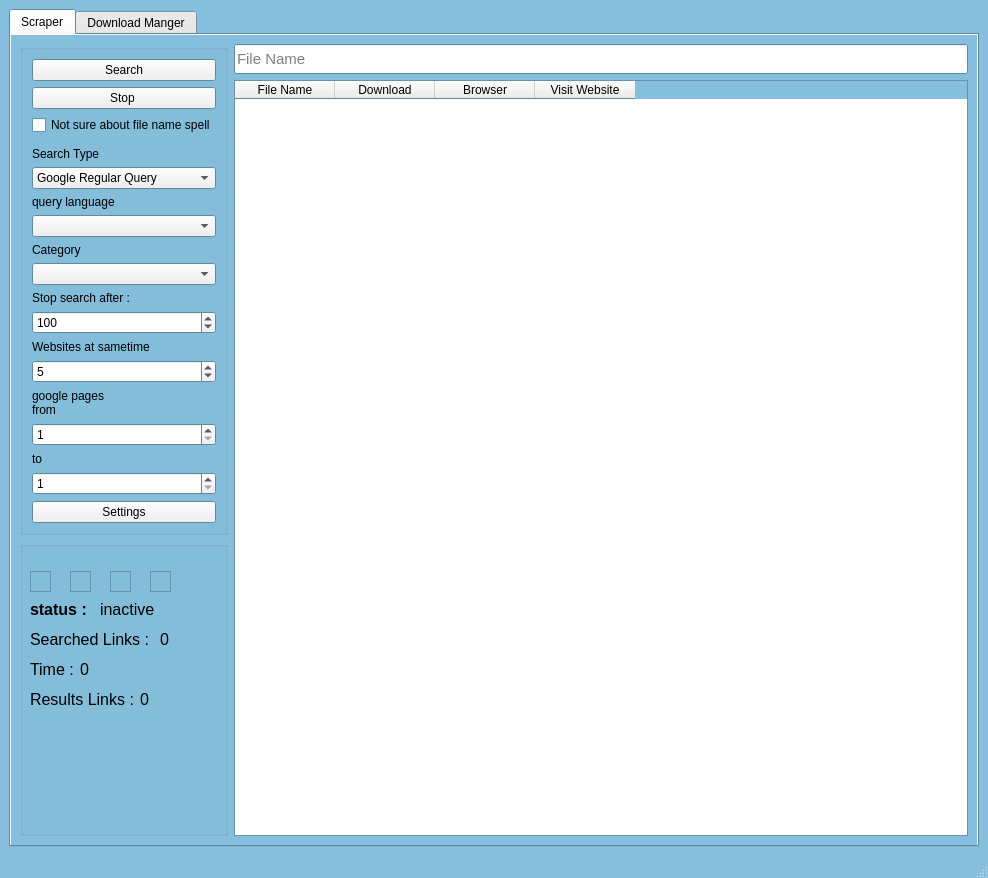
<?xml version="1.0" encoding="UTF-8"?>
<ui version="4.0">
 <class>MainWindow</class>
 <widget class="QMainWindow" name="MainWindow">
  <property name="geometry">
   <rect>
    <x>0</x>
    <y>0</y>
    <width>988</width>
    <height>878</height>
   </rect>
  </property>
  <property name="palette">
   <palette>
    <active>
     <colorrole role="Base">
      <brush brushstyle="SolidPattern">
       <color alpha="255">
        <red>255</red>
        <green>255</green>
        <blue>255</blue>
       </color>
      </brush>
     </colorrole>
     <colorrole role="Window">
      <brush brushstyle="SolidPattern">
       <color alpha="255">
        <red>134</red>
        <green>191</green>
        <blue>221</blue>
       </color>
      </brush>
     </colorrole>
    </active>
    <inactive>
     <colorrole role="Base">
      <brush brushstyle="SolidPattern">
       <color alpha="255">
        <red>255</red>
        <green>255</green>
        <blue>255</blue>
       </color>
      </brush>
     </colorrole>
     <colorrole role="Window">
      <brush brushstyle="SolidPattern">
       <color alpha="255">
        <red>134</red>
        <green>191</green>
        <blue>221</blue>
       </color>
      </brush>
     </colorrole>
    </inactive>
    <disabled>
     <colorrole role="Base">
      <brush brushstyle="SolidPattern">
       <color alpha="255">
        <red>134</red>
        <green>191</green>
        <blue>221</blue>
       </color>
      </brush>
     </colorrole>
     <colorrole role="Window">
      <brush brushstyle="SolidPattern">
       <color alpha="255">
        <red>134</red>
        <green>191</green>
        <blue>221</blue>
       </color>
      </brush>
     </colorrole>
    </disabled>
   </palette>
  </property>
  <property name="windowTitle">
   <string>MainWindow</string>
  </property>
  <widget class="QWidget" name="centralwidget">
   <layout class="QGridLayout" name="gridLayout">
    <item row="0" column="0">
     <widget class="QTabWidget" name="content_tab">
      <property name="tabShape">
       <enum>QTabWidget::Rounded</enum>
      </property>
      <property name="currentIndex">
       <number>0</number>
      </property>
      <widget class="QWidget" name="tab">
       <property name="palette">
        <palette>
         <active>
          <colorrole role="Base">
           <brush brushstyle="SolidPattern">
            <color alpha="255">
             <red>255</red>
             <green>255</green>
             <blue>255</blue>
            </color>
           </brush>
          </colorrole>
          <colorrole role="Window">
           <brush brushstyle="SolidPattern">
            <color alpha="255">
             <red>134</red>
             <green>191</green>
             <blue>221</blue>
            </color>
           </brush>
          </colorrole>
         </active>
         <inactive>
          <colorrole role="Base">
           <brush brushstyle="SolidPattern">
            <color alpha="255">
             <red>255</red>
             <green>255</green>
             <blue>255</blue>
            </color>
           </brush>
          </colorrole>
          <colorrole role="Window">
           <brush brushstyle="SolidPattern">
            <color alpha="255">
             <red>134</red>
             <green>191</green>
             <blue>221</blue>
            </color>
           </brush>
          </colorrole>
         </inactive>
         <disabled>
          <colorrole role="Base">
           <brush brushstyle="SolidPattern">
            <color alpha="255">
             <red>134</red>
             <green>191</green>
             <blue>221</blue>
            </color>
           </brush>
          </colorrole>
          <colorrole role="Window">
           <brush brushstyle="SolidPattern">
            <color alpha="255">
             <red>134</red>
             <green>191</green>
             <blue>221</blue>
            </color>
           </brush>
          </colorrole>
         </disabled>
        </palette>
       </property>
       <property name="autoFillBackground">
        <bool>true</bool>
       </property>
       <attribute name="title">
        <string>Scraper</string>
       </attribute>
       <layout class="QGridLayout" name="gridLayout_2">
        <item row="0" column="0" rowspan="2">
         <widget class="QGroupBox" name="groupBox_2">
          <property name="title">
           <string/>
          </property>
          <layout class="QVBoxLayout" name="verticalLayout">
           <item>
            <widget class="QPushButton" name="search_pb">
             <property name="text">
              <string>Search</string>
             </property>
            </widget>
           </item>
           <item>
            <widget class="QPushButton" name="stop_pb">
             <property name="text">
              <string>Stop </string>
             </property>
            </widget>
           </item>
           <item>
            <widget class="QCheckBox" name="notSureSpell_chb">
             <property name="text">
              <string>Not sure about file name spell</string>
             </property>
            </widget>
           </item>
           <item>
            <widget class="Line" name="line_2">
             <property name="orientation">
              <enum>Qt::Vertical</enum>
             </property>
            </widget>
           </item>
           <item>
            <widget class="QLabel" name="label_2">
             <property name="text">
              <string>Search Type</string>
             </property>
            </widget>
           </item>
           <item>
            <widget class="QComboBox" name="basicSearchType_cb">
             <item>
              <property name="text">
               <string>Google Regular Query</string>
              </property>
             </item>
             <item>
              <property name="text">
               <string>Google Advanced Query</string>
              </property>
             </item>
            </widget>
           </item>
           <item>
            <widget class="QLabel" name="label_6">
             <property name="text">
              <string>query language</string>
             </property>
            </widget>
           </item>
           <item>
            <widget class="QComboBox" name="queryLanguage_cb"/>
           </item>
           <item>
            <widget class="QLabel" name="label">
             <property name="text">
              <string>Category</string>
             </property>
            </widget>
           </item>
           <item>
            <widget class="QComboBox" name="queryCategory_cb"/>
           </item>
           <item>
            <widget class="QLabel" name="label_4">
             <property name="text">
              <string>Stop search after :</string>
             </property>
            </widget>
           </item>
           <item>
            <widget class="QSpinBox" name="resultsStop_sb">
             <property name="readOnly">
              <bool>false</bool>
             </property>
             <property name="minimum">
              <number>1</number>
             </property>
             <property name="maximum">
              <number>10000</number>
             </property>
             <property name="value">
              <number>100</number>
             </property>
            </widget>
           </item>
           <item>
            <widget class="QLabel" name="label_3">
             <property name="text">
              <string>Websites at sametime</string>
             </property>
            </widget>
           </item>
           <item>
            <widget class="QSpinBox" name="scrapWebsites_sb">
             <property name="readOnly">
              <bool>false</bool>
             </property>
             <property name="minimum">
              <number>1</number>
             </property>
             <property name="maximum">
              <number>7</number>
             </property>
             <property name="value">
              <number>5</number>
             </property>
            </widget>
           </item>
           <item>
            <widget class="QLabel" name="label_7">
             <property name="text">
              <string>google pages
from</string>
             </property>
            </widget>
           </item>
           <item>
            <widget class="QSpinBox" name="gogPageFrom_sb">
             <property name="minimum">
              <number>1</number>
             </property>
             <property name="maximum">
              <number>30</number>
             </property>
            </widget>
           </item>
           <item>
            <widget class="QLabel" name="label_12">
             <property name="text">
              <string>to</string>
             </property>
            </widget>
           </item>
           <item>
            <widget class="QSpinBox" name="gogPageTo_sb">
             <property name="prefix">
              <string/>
             </property>
             <property name="minimum">
              <number>1</number>
             </property>
             <property name="maximum">
              <number>30</number>
             </property>
            </widget>
           </item>
           <item>
            <widget class="QPushButton" name="settings_pb">
             <property name="text">
              <string>Settings</string>
             </property>
            </widget>
           </item>
          </layout>
         </widget>
        </item>
        <item row="0" column="1">
         <widget class="QLineEdit" name="fileName_le">
          <property name="minimumSize">
           <size>
            <width>0</width>
            <height>30</height>
           </size>
          </property>
          <property name="font">
           <font>
            <pointsize>11</pointsize>
            <weight>50</weight>
            <bold>false</bold>
           </font>
          </property>
          <property name="placeholderText">
           <string>File Name</string>
          </property>
         </widget>
        </item>
        <item row="2" column="0">
         <widget class="QGroupBox" name="groupBox">
          <property name="autoFillBackground">
           <bool>false</bool>
          </property>
          <property name="title">
           <string/>
          </property>
          <property name="flat">
           <bool>false</bool>
          </property>
          <property name="checkable">
           <bool>false</bool>
          </property>
          <widget class="QLabel" name="status_la">
           <property name="geometry">
            <rect>
             <x>10</x>
             <y>60</y>
             <width>67</width>
             <height>17</height>
            </rect>
           </property>
           <property name="font">
            <font>
             <pointsize>12</pointsize>
             <weight>75</weight>
             <bold>true</bold>
            </font>
           </property>
           <property name="text">
            <string>status : </string>
           </property>
          </widget>
          <widget class="QLabel" name="resultLinks_la">
           <property name="geometry">
            <rect>
             <x>10</x>
             <y>150</y>
             <width>111</width>
             <height>17</height>
            </rect>
           </property>
           <property name="font">
            <font>
             <pointsize>12</pointsize>
             <weight>50</weight>
             <bold>false</bold>
            </font>
           </property>
           <property name="text">
            <string>Results Links :</string>
           </property>
          </widget>
          <widget class="QLabel" name="statusVal_la">
           <property name="geometry">
            <rect>
             <x>80</x>
             <y>60</y>
             <width>91</width>
             <height>16</height>
            </rect>
           </property>
           <property name="font">
            <font>
             <pointsize>12</pointsize>
             <weight>50</weight>
             <bold>false</bold>
            </font>
           </property>
           <property name="text">
            <string>inactive</string>
           </property>
          </widget>
          <widget class="QLabel" name="resultLinksVal_la">
           <property name="geometry">
            <rect>
             <x>120</x>
             <y>150</y>
             <width>61</width>
             <height>17</height>
            </rect>
           </property>
           <property name="font">
            <font>
             <pointsize>12</pointsize>
             <weight>50</weight>
             <bold>false</bold>
            </font>
           </property>
           <property name="text">
            <string>0</string>
           </property>
          </widget>
          <widget class="QLabel" name="SearchedLinks_la">
           <property name="geometry">
            <rect>
             <x>10</x>
             <y>90</y>
             <width>121</width>
             <height>17</height>
            </rect>
           </property>
           <property name="font">
            <font>
             <pointsize>12</pointsize>
             <weight>50</weight>
             <bold>false</bold>
            </font>
           </property>
           <property name="text">
            <string>Searched Links :</string>
           </property>
          </widget>
          <widget class="QLabel" name="searchedLinksVal_la">
           <property name="geometry">
            <rect>
             <x>140</x>
             <y>90</y>
             <width>81</width>
             <height>17</height>
            </rect>
           </property>
           <property name="font">
            <font>
             <pointsize>12</pointsize>
             <weight>50</weight>
             <bold>false</bold>
            </font>
           </property>
           <property name="text">
            <string>0</string>
           </property>
          </widget>
          <widget class="QLabel" name="time_la">
           <property name="geometry">
            <rect>
             <x>10</x>
             <y>120</y>
             <width>51</width>
             <height>17</height>
            </rect>
           </property>
           <property name="font">
            <font>
             <pointsize>12</pointsize>
             <weight>50</weight>
             <bold>false</bold>
            </font>
           </property>
           <property name="text">
            <string>Time : </string>
           </property>
          </widget>
          <widget class="QLabel" name="timeVal_la">
           <property name="geometry">
            <rect>
             <x>60</x>
             <y>120</y>
             <width>61</width>
             <height>17</height>
            </rect>
           </property>
           <property name="font">
            <font>
             <pointsize>12</pointsize>
             <weight>50</weight>
             <bold>false</bold>
            </font>
           </property>
           <property name="text">
            <string>0</string>
           </property>
          </widget>
          <widget class="QFrame" name="anim_fr4">
           <property name="geometry">
            <rect>
             <x>10</x>
             <y>30</y>
             <width>21</width>
             <height>21</height>
            </rect>
           </property>
           <property name="frameShape">
            <enum>QFrame::StyledPanel</enum>
           </property>
           <property name="frameShadow">
            <enum>QFrame::Raised</enum>
           </property>
          </widget>
          <widget class="QFrame" name="anim_fr">
           <property name="geometry">
            <rect>
             <x>130</x>
             <y>30</y>
             <width>21</width>
             <height>21</height>
            </rect>
           </property>
           <property name="frameShape">
            <enum>QFrame::StyledPanel</enum>
           </property>
           <property name="frameShadow">
            <enum>QFrame::Raised</enum>
           </property>
          </widget>
          <widget class="QFrame" name="anim_fr3">
           <property name="geometry">
            <rect>
             <x>50</x>
             <y>30</y>
             <width>21</width>
             <height>21</height>
            </rect>
           </property>
           <property name="frameShape">
            <enum>QFrame::StyledPanel</enum>
           </property>
           <property name="frameShadow">
            <enum>QFrame::Raised</enum>
           </property>
          </widget>
          <widget class="QFrame" name="anim_fr2">
           <property name="geometry">
            <rect>
             <x>90</x>
             <y>30</y>
             <width>21</width>
             <height>21</height>
            </rect>
           </property>
           <property name="frameShape">
            <enum>QFrame::StyledPanel</enum>
           </property>
           <property name="frameShadow">
            <enum>QFrame::Raised</enum>
           </property>
          </widget>
         </widget>
        </item>
        <item row="1" column="1" rowspan="2">
         <widget class="QTableWidget" name="results_tw">
          <column>
           <property name="text">
            <string>File Name</string>
           </property>
          </column>
          <column>
           <property name="text">
            <string>Download</string>
           </property>
          </column>
          <column>
           <property name="text">
            <string>Browser</string>
           </property>
          </column>
          <column>
           <property name="text">
            <string>Visit Website</string>
           </property>
          </column>
         </widget>
        </item>
       </layout>
      </widget>
      <widget class="QWidget" name="tab_2">
       <property name="palette">
        <palette>
         <active>
          <colorrole role="Base">
           <brush brushstyle="SolidPattern">
            <color alpha="255">
             <red>255</red>
             <green>255</green>
             <blue>255</blue>
            </color>
           </brush>
          </colorrole>
          <colorrole role="Window">
           <brush brushstyle="SolidPattern">
            <color alpha="255">
             <red>134</red>
             <green>191</green>
             <blue>221</blue>
            </color>
           </brush>
          </colorrole>
         </active>
         <inactive>
          <colorrole role="Base">
           <brush brushstyle="SolidPattern">
            <color alpha="255">
             <red>255</red>
             <green>255</green>
             <blue>255</blue>
            </color>
           </brush>
          </colorrole>
          <colorrole role="Window">
           <brush brushstyle="SolidPattern">
            <color alpha="255">
             <red>134</red>
             <green>191</green>
             <blue>221</blue>
            </color>
           </brush>
          </colorrole>
         </inactive>
         <disabled>
          <colorrole role="Base">
           <brush brushstyle="SolidPattern">
            <color alpha="255">
             <red>134</red>
             <green>191</green>
             <blue>221</blue>
            </color>
           </brush>
          </colorrole>
          <colorrole role="Window">
           <brush brushstyle="SolidPattern">
            <color alpha="255">
             <red>134</red>
             <green>191</green>
             <blue>221</blue>
            </color>
           </brush>
          </colorrole>
         </disabled>
        </palette>
       </property>
       <property name="autoFillBackground">
        <bool>true</bool>
       </property>
       <attribute name="title">
        <string>Download Manger</string>
       </attribute>
       <layout class="QGridLayout" name="gridLayout_3">
        <item row="0" column="0">
         <widget class="QFrame" name="frame">
          <property name="sizePolicy">
           <sizepolicy hsizetype="Fixed" vsizetype="Preferred">
            <horstretch>0</horstretch>
            <verstretch>0</verstretch>
           </sizepolicy>
          </property>
          <property name="minimumSize">
           <size>
            <width>80</width>
            <height>0</height>
           </size>
          </property>
          <property name="baseSize">
           <size>
            <width>100</width>
            <height>0</height>
           </size>
          </property>
          <property name="frameShape">
           <enum>QFrame::StyledPanel</enum>
          </property>
          <property name="frameShadow">
           <enum>QFrame::Raised</enum>
          </property>
          <layout class="QGridLayout" name="gridLayout_4">
           <item row="0" column="0">
            <widget class="QPushButton" name="downloadAdd_pb">
             <property name="enabled">
              <bool>true</bool>
             </property>
             <property name="text">
              <string>Add</string>
             </property>
             <property name="icon">
              <iconset>
               <normaloff>pics/Add.png</normaloff>pics/Add.png</iconset>
             </property>
             <property name="autoDefault">
              <bool>false</bool>
             </property>
             <property name="default">
              <bool>false</bool>
             </property>
             <property name="flat">
              <bool>false</bool>
             </property>
            </widget>
           </item>
           <item row="0" column="1">
            <widget class="QPushButton" name="downloadResume_pb">
             <property name="enabled">
              <bool>false</bool>
             </property>
             <property name="text">
              <string>Resume / Download</string>
             </property>
             <property name="icon">
              <iconset>
               <normaloff>pics/play.png</normaloff>pics/play.png</iconset>
             </property>
             <property name="autoDefault">
              <bool>false</bool>
             </property>
             <property name="default">
              <bool>false</bool>
             </property>
             <property name="flat">
              <bool>false</bool>
             </property>
            </widget>
           </item>
           <item row="0" column="2">
            <widget class="QPushButton" name="downloadDelete_pb">
             <property name="text">
              <string>Delete</string>
             </property>
            </widget>
           </item>
          </layout>
         </widget>
        </item>
        <item row="1" column="0">
         <widget class="QTableWidget" name="downloads_tw">
          <property name="selectionMode">
           <enum>QAbstractItemView::SingleSelection</enum>
          </property>
          <column>
           <property name="text">
            <string>File Name</string>
           </property>
          </column>
          <column>
           <property name="text">
            <string>Status</string>
           </property>
          </column>
          <column>
           <property name="text">
            <string>Size</string>
           </property>
          </column>
          <column>
           <property name="text">
            <string>Percentage</string>
           </property>
          </column>
          <column>
           <property name="text">
            <string>Downloaded</string>
           </property>
          </column>
          <column>
           <property name="text">
            <string>Last Try</string>
           </property>
          </column>
         </widget>
        </item>
       </layout>
      </widget>
     </widget>
    </item>
   </layout>
  </widget>
  <widget class="QMenuBar" name="menubar">
   <property name="geometry">
    <rect>
     <x>0</x>
     <y>0</y>
     <width>988</width>
     <height>25</height>
    </rect>
   </property>
  </widget>
  <widget class="QStatusBar" name="statusbar"/>
 </widget>
 <resources/>
 <connections/>
</ui>
